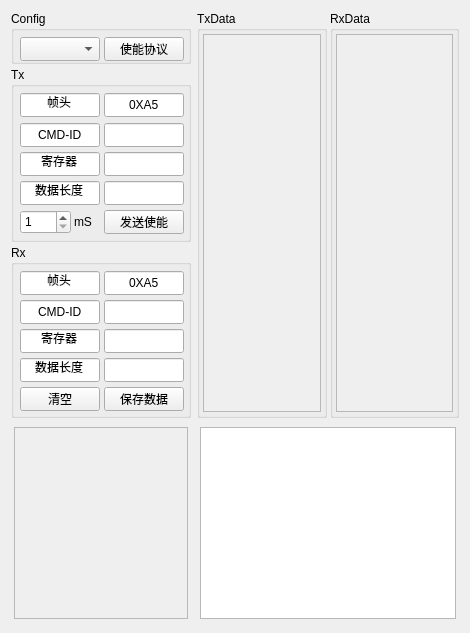
      <widget class="QWidget" name="tab1_2">
       <attribute name="title">
        <string>通信协议</string>
       </attribute>
       <layout class="QGridLayout" name="gridLayout_25">
        <item row="0" column="0">
         <layout class="QGridLayout" name="gridLayout_24">
          <item row="0" column="0">
           <widget class="QWidget" name="widget_2" native="true">
            <property name="minimumSize">
             <size>
              <width>180</width>
              <height>407</height>
             </size>
            </property>
            <property name="maximumSize">
             <size>
              <width>180</width>
              <height>407</height>
             </size>
            </property>
            <layout class="QGridLayout" name="gridLayout_17">
             <property name="leftMargin">
              <number>0</number>
             </property>
             <property name="topMargin">
              <number>0</number>
             </property>
             <property name="rightMargin">
              <number>0</number>
             </property>
             <property name="bottomMargin">
              <number>0</number>
             </property>
             <property name="spacing">
              <number>3</number>
             </property>
             <item row="0" column="0">
              <widget class="QGroupBox" name="groupBox">
               <property name="minimumSize">
                <size>
                 <width>180</width>
                 <height>53</height>
                </size>
               </property>
               <property name="maximumSize">
                <size>
                 <width>180</width>
                 <height>53</height>
                </size>
               </property>
               <property name="title">
                <string>Config</string>
               </property>
               <layout class="QGridLayout" name="gridLayout_16">
                <property name="leftMargin">
                 <number>6</number>
                </property>
                <property name="topMargin">
                 <number>6</number>
                </property>
                <property name="rightMargin">
                 <number>6</number>
                </property>
                <property name="bottomMargin">
                 <number>6</number>
                </property>
                <item row="0" column="0">
                 <widget class="vCombox" name="comboBox">
                  <property name="minimumSize">
                   <size>
                    <width>80</width>
                    <height>24</height>
                   </size>
                  </property>
                  <property name="maximumSize">
                   <size>
                    <width>80</width>
                    <height>24</height>
                   </size>
                  </property>
                 </widget>
                </item>
                <item row="0" column="1">
                 <widget class="QPushButton" name="pushButton_4">
                  <property name="minimumSize">
                   <size>
                    <width>80</width>
                    <height>24</height>
                   </size>
                  </property>
                  <property name="maximumSize">
                   <size>
                    <width>80</width>
                    <height>24</height>
                   </size>
                  </property>
                  <property name="text">
                   <string>使能协议</string>
                  </property>
                  <property name="checkable">
                   <bool>true</bool>
                  </property>
                 </widget>
                </item>
               </layout>
              </widget>
             </item>
             <item row="1" column="0">
              <widget class="QGroupBox" name="groupBoxV1">
               <property name="minimumSize">
                <size>
                 <width>180</width>
                 <height>175</height>
                </size>
               </property>
               <property name="maximumSize">
                <size>
                 <width>180</width>
                 <height>175</height>
                </size>
               </property>
               <property name="title">
                <string>Tx</string>
               </property>
               <layout class="QGridLayout" name="gridLayout_14">
                <property name="leftMargin">
                 <number>6</number>
                </property>
                <property name="topMargin">
                 <number>6</number>
                </property>
                <property name="rightMargin">
                 <number>6</number>
                </property>
                <property name="bottomMargin">
                 <number>6</number>
                </property>
                <item row="0" column="0">
                 <widget class="QLineEdit" name="lineEdit">
                  <property name="minimumSize">
                   <size>
                    <width>80</width>
                    <height>24</height>
                   </size>
                  </property>
                  <property name="maximumSize">
                   <size>
                    <width>80</width>
                    <height>24</height>
                   </size>
                  </property>
                  <property name="text">
                   <string>帧头</string>
                  </property>
                  <property name="alignment">
                   <set>Qt::AlignCenter</set>
                  </property>
                  <property name="readOnly">
                   <bool>true</bool>
                  </property>
                 </widget>
                </item>
                <item row="0" column="1">
                 <widget class="QLineEdit" name="lineEdit_2">
                  <property name="minimumSize">
                   <size>
                    <width>80</width>
                    <height>24</height>
                   </size>
                  </property>
                  <property name="maximumSize">
                   <size>
                    <width>80</width>
                    <height>24</height>
                   </size>
                  </property>
                  <property name="text">
                   <string>0XA5</string>
                  </property>
                  <property name="alignment">
                   <set>Qt::AlignCenter</set>
                  </property>
                  <property name="readOnly">
                   <bool>true</bool>
                  </property>
                 </widget>
                </item>
                <item row="1" column="0">
                 <widget class="QLineEdit" name="lineEdit_3">
                  <property name="minimumSize">
                   <size>
                    <width>80</width>
                    <height>24</height>
                   </size>
                  </property>
                  <property name="maximumSize">
                   <size>
                    <width>80</width>
                    <height>24</height>
                   </size>
                  </property>
                  <property name="text">
                   <string>CMD-ID</string>
                  </property>
                  <property name="alignment">
                   <set>Qt::AlignCenter</set>
                  </property>
                  <property name="readOnly">
                   <bool>true</bool>
                  </property>
                 </widget>
                </item>
                <item row="1" column="1">
                 <widget class="QLineEdit" name="lineEdit_4">
                  <property name="minimumSize">
                   <size>
                    <width>80</width>
                    <height>24</height>
                   </size>
                  </property>
                  <property name="maximumSize">
                   <size>
                    <width>80</width>
                    <height>24</height>
                   </size>
                  </property>
                  <property name="text">
                   <string/>
                  </property>
                  <property name="alignment">
                   <set>Qt::AlignCenter</set>
                  </property>
                 </widget>
                </item>
                <item row="2" column="0">
                 <widget class="QLineEdit" name="lineEdit_5">
                  <property name="minimumSize">
                   <size>
                    <width>80</width>
                    <height>24</height>
                   </size>
                  </property>
                  <property name="maximumSize">
                   <size>
                    <width>80</width>
                    <height>24</height>
                   </size>
                  </property>
                  <property name="text">
                   <string>寄存器</string>
                  </property>
                  <property name="alignment">
                   <set>Qt::AlignCenter</set>
                  </property>
                  <property name="readOnly">
                   <bool>true</bool>
                  </property>
                 </widget>
                </item>
                <item row="2" column="1">
                 <widget class="QLineEdit" name="lineEdit_6">
                  <property name="minimumSize">
                   <size>
                    <width>80</width>
                    <height>24</height>
                   </size>
                  </property>
                  <property name="maximumSize">
                   <size>
                    <width>80</width>
                    <height>24</height>
                   </size>
                  </property>
                  <property name="text">
                   <string/>
                  </property>
                  <property name="alignment">
                   <set>Qt::AlignCenter</set>
                  </property>
                 </widget>
                </item>
                <item row="3" column="0">
                 <widget class="QLineEdit" name="lineEdit_7">
                  <property name="minimumSize">
                   <size>
                    <width>80</width>
                    <height>24</height>
                   </size>
                  </property>
                  <property name="maximumSize">
                   <size>
                    <width>80</width>
                    <height>24</height>
                   </size>
                  </property>
                  <property name="text">
                   <string>数据长度</string>
                  </property>
                  <property name="alignment">
                   <set>Qt::AlignCenter</set>
                  </property>
                  <property name="readOnly">
                   <bool>true</bool>
                  </property>
                 </widget>
                </item>
                <item row="3" column="1">
                 <widget class="QLineEdit" name="lineEdit_8">
                  <property name="minimumSize">
                   <size>
                    <width>80</width>
                    <height>24</height>
                   </size>
                  </property>
                  <property name="maximumSize">
                   <size>
                    <width>80</width>
                    <height>24</height>
                   </size>
                  </property>
                  <property name="text">
                   <string/>
                  </property>
                  <property name="alignment">
                   <set>Qt::AlignCenter</set>
                  </property>
                 </widget>
                </item>
                <item row="4" column="0">
                 <layout class="QGridLayout" name="gridLayout_12">
                  <property name="spacing">
                   <number>3</number>
                  </property>
                  <item row="0" column="0">
                   <widget class="QSpinBox" name="spinBox_2">
                    <property name="minimumSize">
                     <size>
                      <width>32</width>
                      <height>24</height>
                     </size>
                    </property>
                    <property name="maximumSize">
                     <size>
                      <width>128</width>
                      <height>24</height>
                     </size>
                    </property>
                    <property name="minimum">
                     <number>1</number>
                    </property>
                    <property name="maximum">
                     <number>60000</number>
                    </property>
                   </widget>
                  </item>
                  <item row="0" column="1">
                   <widget class="QLabel" name="label_2">
                    <property name="minimumSize">
                     <size>
                      <width>24</width>
                      <height>24</height>
                     </size>
                    </property>
                    <property name="maximumSize">
                     <size>
                      <width>24</width>
                      <height>24</height>
                     </size>
                    </property>
                    <property name="text">
                     <string>mS</string>
                    </property>
                   </widget>
                  </item>
                 </layout>
                </item>
                <item row="4" column="1">
                 <widget class="QPushButton" name="pushButton_3">
                  <property name="minimumSize">
                   <size>
                    <width>80</width>
                    <height>24</height>
                   </size>
                  </property>
                  <property name="maximumSize">
                   <size>
                    <width>80</width>
                    <height>24</height>
                   </size>
                  </property>
                  <property name="text">
                   <string>发送使能</string>
                  </property>
                  <property name="checkable">
                   <bool>true</bool>
                  </property>
                 </widget>
                </item>
               </layout>
              </widget>
             </item>
             <item row="2" column="0">
              <widget class="QGroupBox" name="groupBoxV2">
               <property name="minimumSize">
                <size>
                 <width>180</width>
                 <height>173</height>
                </size>
               </property>
               <property name="maximumSize">
                <size>
                 <width>180</width>
                 <height>173</height>
                </size>
               </property>
               <property name="title">
                <string>Rx</string>
               </property>
               <layout class="QGridLayout" name="gridLayout_15">
                <property name="leftMargin">
                 <number>6</number>
                </property>
                <property name="topMargin">
                 <number>6</number>
                </property>
                <property name="rightMargin">
                 <number>6</number>
                </property>
                <property name="bottomMargin">
                 <number>6</number>
                </property>
                <item row="0" column="0">
                 <widget class="QLineEdit" name="lineEdit_9">
                  <property name="minimumSize">
                   <size>
                    <width>80</width>
                    <height>24</height>
                   </size>
                  </property>
                  <property name="maximumSize">
                   <size>
                    <width>80</width>
                    <height>24</height>
                   </size>
                  </property>
                  <property name="text">
                   <string>帧头</string>
                  </property>
                  <property name="alignment">
                   <set>Qt::AlignCenter</set>
                  </property>
                  <property name="readOnly">
                   <bool>true</bool>
                  </property>
                 </widget>
                </item>
                <item row="0" column="1">
                 <widget class="QLineEdit" name="lineEdit_10">
                  <property name="minimumSize">
                   <size>
                    <width>80</width>
                    <height>24</height>
                   </size>
                  </property>
                  <property name="maximumSize">
                   <size>
                    <width>80</width>
                    <height>24</height>
                   </size>
                  </property>
                  <property name="text">
                   <string>0XA5</string>
                  </property>
                  <property name="alignment">
                   <set>Qt::AlignCenter</set>
                  </property>
                  <property name="readOnly">
                   <bool>true</bool>
                  </property>
                 </widget>
                </item>
                <item row="1" column="0">
                 <widget class="QLineEdit" name="lineEdit_11">
                  <property name="minimumSize">
                   <size>
                    <width>80</width>
                    <height>24</height>
                   </size>
                  </property>
                  <property name="maximumSize">
                   <size>
                    <width>80</width>
                    <height>24</height>
                   </size>
                  </property>
                  <property name="text">
                   <string>CMD-ID</string>
                  </property>
                  <property name="alignment">
                   <set>Qt::AlignCenter</set>
                  </property>
                  <property name="readOnly">
                   <bool>true</bool>
                  </property>
                 </widget>
                </item>
                <item row="1" column="1">
                 <widget class="QLineEdit" name="lineEdit_12">
                  <property name="minimumSize">
                   <size>
                    <width>80</width>
                    <height>24</height>
                   </size>
                  </property>
                  <property name="maximumSize">
                   <size>
                    <width>80</width>
                    <height>24</height>
                   </size>
                  </property>
                  <property name="text">
                   <string/>
                  </property>
                  <property name="alignment">
                   <set>Qt::AlignCenter</set>
                  </property>
                  <property name="readOnly">
                   <bool>true</bool>
                  </property>
                 </widget>
                </item>
                <item row="2" column="0">
                 <widget class="QLineEdit" name="lineEdit_13">
                  <property name="minimumSize">
                   <size>
                    <width>80</width>
                    <height>24</height>
                   </size>
                  </property>
                  <property name="maximumSize">
                   <size>
                    <width>80</width>
                    <height>24</height>
                   </size>
                  </property>
                  <property name="text">
                   <string>寄存器</string>
                  </property>
                  <property name="alignment">
                   <set>Qt::AlignCenter</set>
                  </property>
                  <property name="readOnly">
                   <bool>true</bool>
                  </property>
                 </widget>
                </item>
                <item row="2" column="1">
                 <widget class="QLineEdit" name="lineEdit_14">
                  <property name="minimumSize">
                   <size>
                    <width>80</width>
                    <height>24</height>
                   </size>
                  </property>
                  <property name="maximumSize">
                   <size>
                    <width>80</width>
                    <height>24</height>
                   </size>
                  </property>
                  <property name="text">
                   <string/>
                  </property>
                  <property name="alignment">
                   <set>Qt::AlignCenter</set>
                  </property>
                  <property name="readOnly">
                   <bool>true</bool>
                  </property>
                 </widget>
                </item>
                <item row="3" column="0">
                 <widget class="QLineEdit" name="lineEdit_15">
                  <property name="minimumSize">
                   <size>
                    <width>80</width>
                    <height>24</height>
                   </size>
                  </property>
                  <property name="maximumSize">
                   <size>
                    <width>80</width>
                    <height>24</height>
                   </size>
                  </property>
                  <property name="text">
                   <string>数据长度</string>
                  </property>
                  <property name="alignment">
                   <set>Qt::AlignCenter</set>
                  </property>
                  <property name="readOnly">
                   <bool>true</bool>
                  </property>
                 </widget>
                </item>
                <item row="3" column="1">
                 <widget class="QLineEdit" name="lineEdit_16">
                  <property name="minimumSize">
                   <size>
                    <width>80</width>
                    <height>24</height>
                   </size>
                  </property>
                  <property name="maximumSize">
                   <size>
                    <width>80</width>
                    <height>24</height>
                   </size>
                  </property>
                  <property name="text">
                   <string/>
                  </property>
                  <property name="alignment">
                   <set>Qt::AlignCenter</set>
                  </property>
                  <property name="readOnly">
                   <bool>true</bool>
                  </property>
                 </widget>
                </item>
                <item row="4" column="0">
                 <widget class="QPushButton" name="pushButton">
                  <property name="minimumSize">
                   <size>
                    <width>80</width>
                    <height>24</height>
                   </size>
                  </property>
                  <property name="maximumSize">
                   <size>
                    <width>80</width>
                    <height>24</height>
                   </size>
                  </property>
                  <property name="text">
                   <string>清空</string>
                  </property>
                 </widget>
                </item>
                <item row="4" column="1">
                 <widget class="QPushButton" name="pushButton_2">
                  <property name="minimumSize">
                   <size>
                    <width>80</width>
                    <height>24</height>
                   </size>
                  </property>
                  <property name="maximumSize">
                   <size>
                    <width>80</width>
                    <height>24</height>
                   </size>
                  </property>
                  <property name="text">
                   <string>保存数据</string>
                  </property>
                 </widget>
                </item>
               </layout>
              </widget>
             </item>
            </layout>
           </widget>
          </item>
          <item row="0" column="1">
           <widget class="QWidget" name="widget_3" native="true">
            <layout class="QGridLayout" name="gridLayout_20">
             <property name="leftMargin">
              <number>0</number>
             </property>
             <property name="topMargin">
              <number>0</number>
             </property>
             <property name="rightMargin">
              <number>0</number>
             </property>
             <property name="bottomMargin">
              <number>0</number>
             </property>
             <property name="spacing">
              <number>3</number>
             </property>
             <item row="0" column="0">
              <widget class="QGroupBox" name="groupBox_2">
               <property name="title">
                <string>TxData</string>
               </property>
               <layout class="QGridLayout" name="gridLayout_18">
                <property name="leftMargin">
                 <number>3</number>
                </property>
                <property name="topMargin">
                 <number>3</number>
                </property>
                <property name="rightMargin">
                 <number>3</number>
                </property>
                <property name="bottomMargin">
                 <number>3</number>
                </property>
                <property name="spacing">
                 <number>3</number>
                </property>
                <item row="0" column="0">
                 <widget class="QScrollArea" name="scrollAreaS1">
                  <property name="widgetResizable">
                   <bool>true</bool>
                  </property>
                  <widget class="QWidget" name="scrollAreaWidgetContents_2">
                   <property name="enabled">
                    <bool>true</bool>
                   </property>
                   <property name="geometry">
                    <rect>
                     <x>0</x>
                     <y>0</y>
                     <width>459</width>
                     <height>385</height>
                    </rect>
                   </property>
                  </widget>
                 </widget>
                </item>
               </layout>
              </widget>
             </item>
             <item row="0" column="1">
              <widget class="QGroupBox" name="groupBox_3">
               <property name="title">
                <string>RxData</string>
               </property>
               <layout class="QGridLayout" name="gridLayout_19">
                <property name="leftMargin">
                 <number>3</number>
                </property>
                <property name="topMargin">
                 <number>3</number>
                </property>
                <property name="rightMargin">
                 <number>3</number>
                </property>
                <property name="bottomMargin">
                 <number>3</number>
                </property>
                <property name="spacing">
                 <number>3</number>
                </property>
                <item row="0" column="0">
                 <widget class="QScrollArea" name="scrollAreaS2">
                  <property name="widgetResizable">
                   <bool>true</bool>
                  </property>
                  <widget class="QWidget" name="scrollAreaWidgetContents_3">
                   <property name="geometry">
                    <rect>
                     <x>0</x>
                     <y>0</y>
                     <width>459</width>
                     <height>385</height>
                    </rect>
                   </property>
                  </widget>
                 </widget>
                </item>
               </layout>
              </widget>
             </item>
            </layout>
           </widget>
          </item>
         </layout>
        </item>
        <item row="1" column="0">
         <layout class="QGridLayout" name="gridLayout_23">
          <item row="0" column="0">
           <widget class="QWidget" name="widget_4" native="true">
            <property name="minimumSize">
             <size>
              <width>180</width>
              <height>0</height>
             </size>
            </property>
            <property name="maximumSize">
             <size>
              <width>180</width>
              <height>16777215</height>
             </size>
            </property>
            <layout class="QGridLayout" name="gridLayout_22">
             <property name="leftMargin">
              <number>3</number>
             </property>
             <property name="topMargin">
              <number>3</number>
             </property>
             <property name="rightMargin">
              <number>3</number>
             </property>
             <property name="bottomMargin">
              <number>3</number>
             </property>
             <item row="0" column="0">
              <widget class="QScrollArea" name="scrollArea">
               <property name="widgetResizable">
                <bool>true</bool>
               </property>
               <widget class="QWidget" name="scrollAreaWidgetContents_4">
                <property name="geometry">
                 <rect>
                  <x>0</x>
                  <y>0</y>
                  <width>172</width>
                  <height>155</height>
                 </rect>
                </property>
               </widget>
              </widget>
             </item>
            </layout>
           </widget>
          </item>
          <item row="0" column="1">
           <widget class="QWidget" name="widget_5" native="true">
            <layout class="QGridLayout" name="gridLayout_21">
             <property name="leftMargin">
              <number>3</number>
             </property>
             <property name="topMargin">
              <number>3</number>
             </property>
             <property name="rightMargin">
              <number>3</number>
             </property>
             <property name="bottomMargin">
              <number>3</number>
             </property>
             <item row="0" column="0">
              <widget class="vPlainTextEdit" name="plainTextEdit"/>
             </item>
            </layout>
           </widget>
          </item>
         </layout>
        </item>
       </layout>
      </widget>
